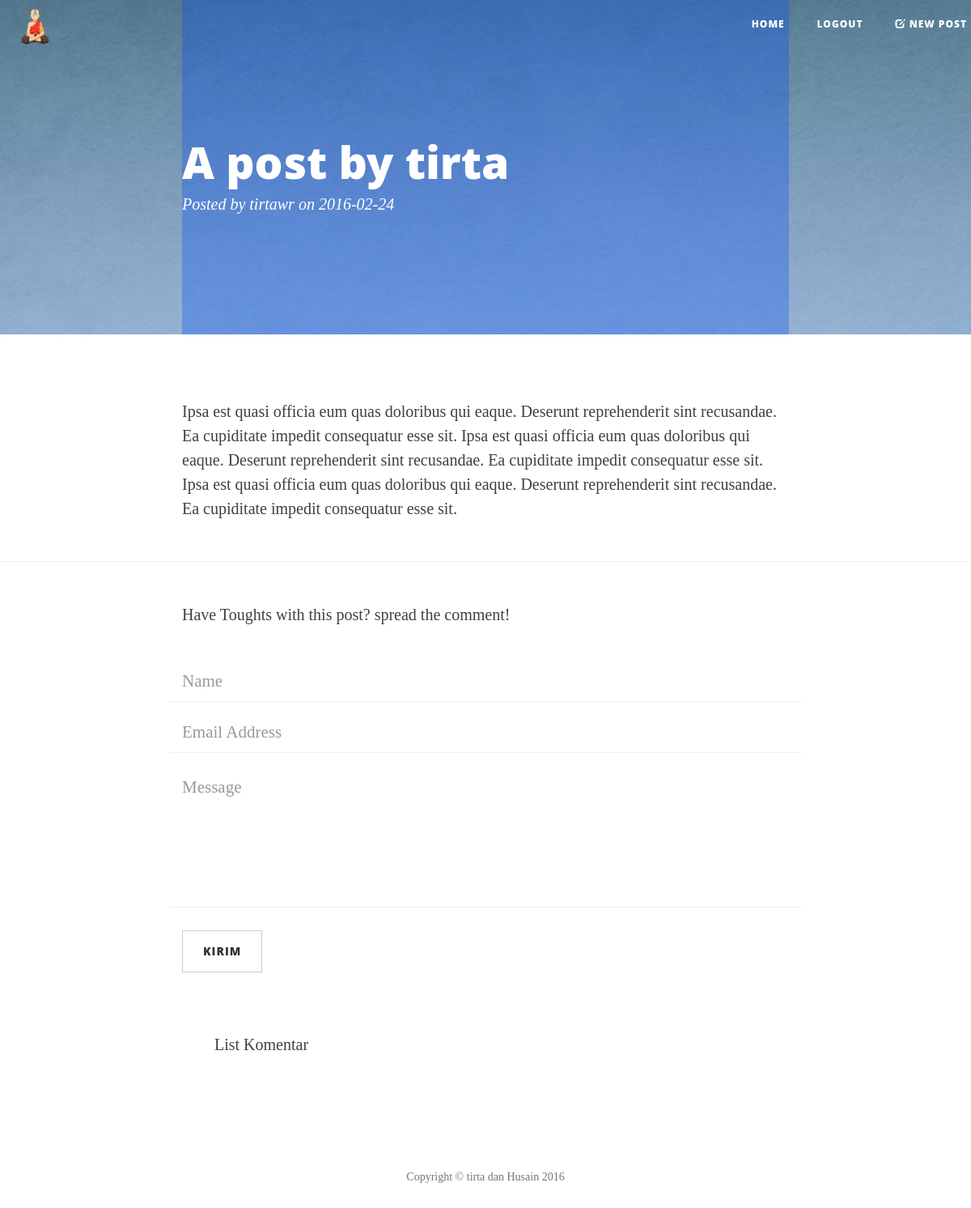
The app's page /post.php?post_id=43 (signed in) with its own data.
### tables this page shows
CREATE TABLE IF NOT EXISTS `tb_post` (
  `post_id` bigint(20) NOT NULL AUTO_INCREMENT,
  `post_date` date NOT NULL,
  `post_title` text NOT NULL,
  `post_content` text NOT NULL,
  `is_featured` tinyint(20) NOT NULL,
  `post_last_date` timestamp NOT NULL DEFAULT CURRENT_TIMESTAMP ON UPDATE CURRENT_TIMESTAMP,
  `image_path` text,
  `username` varchar(20) NOT NULL,
  PRIMARY KEY (`post_id`)
);

### db_handler.php (called while the page is built, shortened)
<?php
function getPost($post_id){
	$sql = "SELECT * FROM `tb_post` WHERE `post_id` = $post_id";
	$resource = mysql_query($sql);
	while($row = mysql_fetch_array($resource)){
		return $row;
	}
}
?>

### post.php (the view, shortened to what this page needs)
<?php
require "db_handler.php";
    $post = getPost($_GET['post_id']);
?>
<?php require "header.php"; ?>
<body>
    <?php require "navigation.php"; ?>
    <header class="intro-header" style="background-repeat: no-repeat;background-attachment: fixed; background-position: top;background-image: url('<?=$post['image_path'];?>')">
        <div class="container">
            <div class="row">
                <div class="col-lg-8 col-lg-offset-2 col-md-10 col-md-offset-1">
                    <div class="post-heading" style="background-color:hsla(222,100%,50%,0.3);">
                        <h1><?=$post['post_title'];?></h1>
                        <span class="meta">Posted by <a href="#"><?=$post['username'];?></a> on <?=$post['post_date'];?></span>
                    </div>
                </div>
            </div>
        </div>
    </header>
    <article>
        <div class="container">
            <div class="row">
                <div class="col-lg-8 col-lg-offset-2 col-md-10 col-md-offset-1">
                    <p><?=$post['post_content'];?></p>
                </div>
            </div>
        </div>
    </article>
    <hr>
     <div class="container">
        <div class="row">
            <div class="col-lg-8 col-lg-offset-2 col-md-10 col-md-offset-1">
                <p>Have Toughts with this post? spread the comment!</p>
                <form method="post" action="#" name="komentar">
                    <div class="row control-group">
                        <div class="form-group col-xs-12 floating-label-form-group controls">
                            <input type="text" class="form-control" placeholder="Name" name="nama" id="nama" required>
                        </div>
                    </div>
                    <div class="row control-group">
                        <div class="form-group col-xs-12 floating-label-form-group controls">
                            <input type="email" class="form-control" placeholder="Email Address" name="email" id="email" required>
                        </div>
                    </div>
                    <div class="row control-group">
                        <div class="form-group col-xs-12 floating-label-form-group controls">
                            <textarea rows="5" class="form-control" placeholder="Message" name="komentar" id="komentar" required></textarea>
                        </div>
                    </div>
                    <br>
                    <div class="row">
                        <div class="form-group col-xs-12">
                            <input type="button" name="submit" value="Kirim" class="submit-button btn btn-default" onclick="addComment(<?=$post['post_id'];?>)">
                        </div>
                    </div>
                </form>
            </div>
        </div>
    </div>
    <br>
     <div class="container">
        <div class="row">
            <div class="col-lg-8 col-lg-offset-2 col-md-10 col-md-offset-1">
                <ul class="art-list-body" id='comments'>
                    <p>List Komentar</p>
                </ul>
            </div>
        </div>
    </div>
<?php require "footer.php"; ?>
</body>
</html>

### records on screen
tb_post: image_path (picture), post_title "A post by tirta", username "tirtawr", post_date "2016-02-24", post_content "Ipsa est quasi officia eum quas doloribus qui eaque. Deserunt reprehenderit sint recusandae. Ea cupiditate impedit consequatur esse sit. Ipsa est quasi officia eum quas doloribus qui eaque. Deserunt reprehenderit sint recusandae. Ea cupiditate impedit consequatur esse sit. Ipsa est quasi officia eum quas doloribus qui eaque. Deserunt reprehenderit sint recusandae. Ea cupiditate impedit consequatur esse sit."
